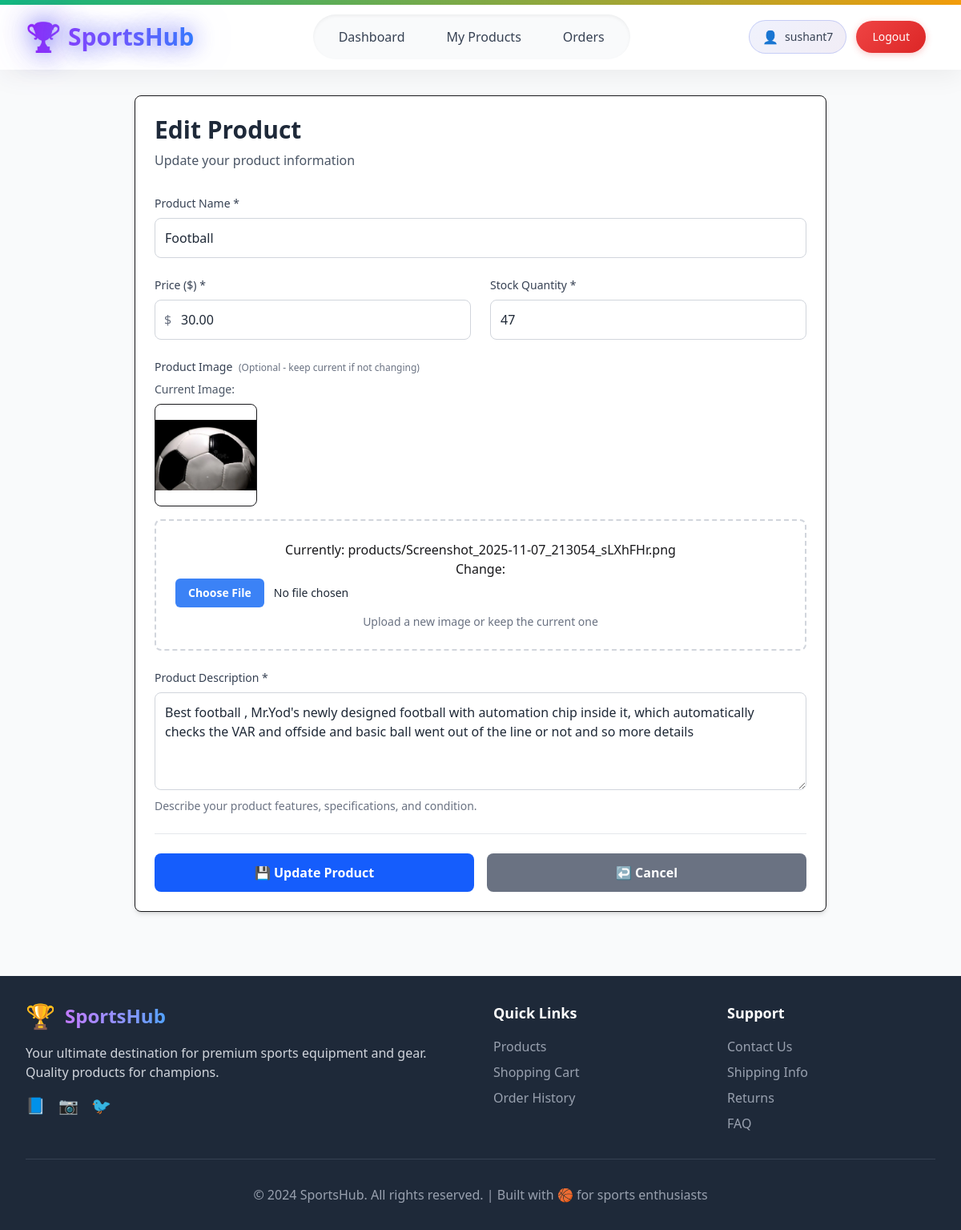
The page /seller/products/edit/7/ (signed in) on the database as committed earlier.
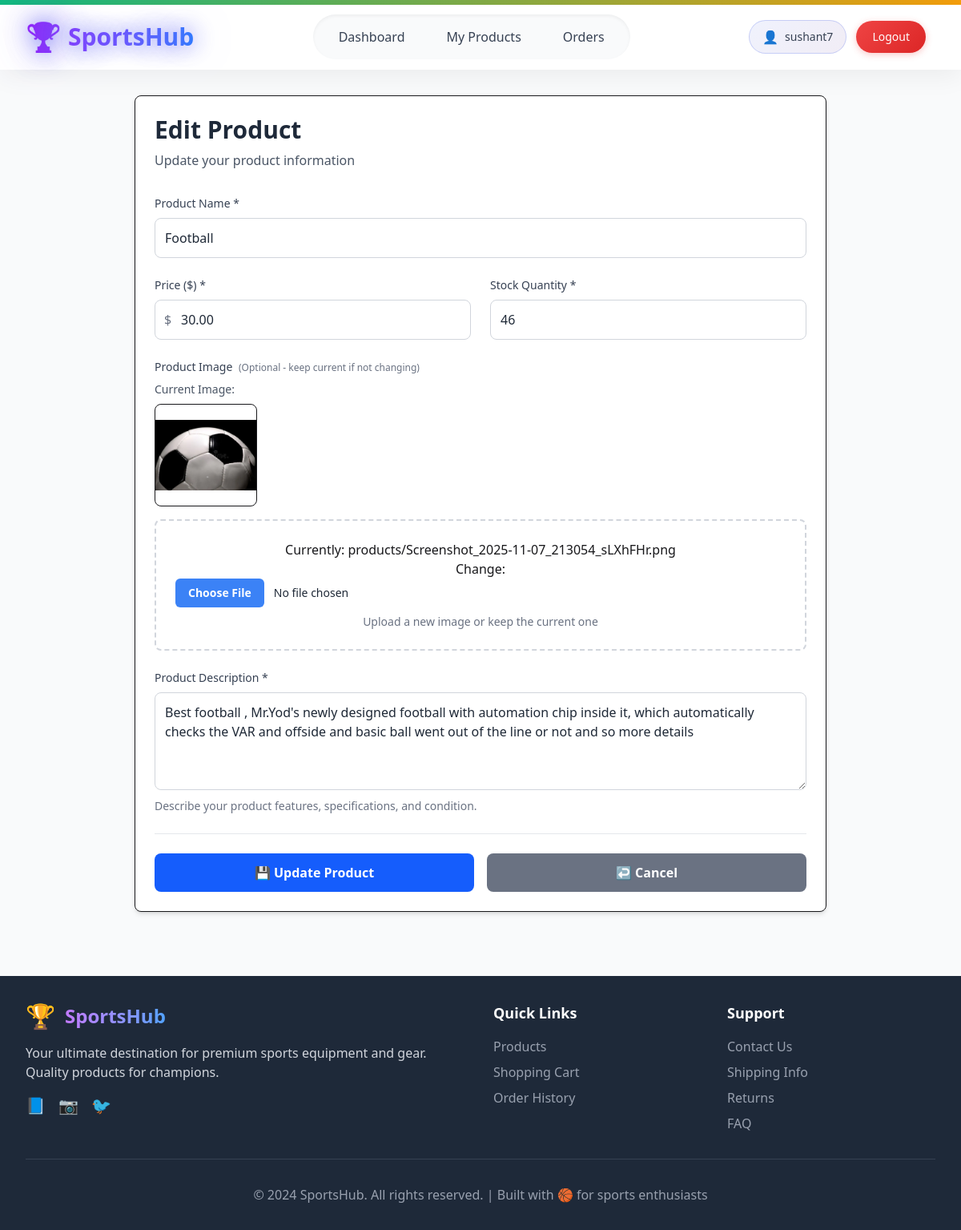
The same page on the database as committed later.
### shop/models.py (models this page shows, shortened)
class Product(models.Model):
    name = models.CharField(max_length=200)
    description = models.TextField()
    price = models.DecimalField(max_digits=10, decimal_places=2)
    image = models.ImageField(upload_to='products/')
    seller = models.ForeignKey(User, on_delete=models.CASCADE)
    stock_quantity = models.PositiveIntegerField(default=0)
    is_active = models.BooleanField(default=True)
    created_at = models.DateTimeField(auto_now_add=True)

### shop/views.py (the view)
# urls.py: path('products/edit/<int:product_id>/', views.edit_product, name='edit_product'),
@login_required
def edit_product(request, product_id):
    if not request.user.is_seller():
        messages.error(request, "Access denied. Seller account required.")
        return redirect('accounts:retail_admin_login')
    product = get_object_or_404(Product, id=product_id, seller=request.user)
    if request.method == 'POST':
        form = ProductForm(request.POST, request.FILES, instance=product)
        if form.is_valid():
            form.save()
            messages.success(request, f"Product '{product.name}' updated successfully!")
            return redirect('shop:product_list')
    else:
        form = ProductForm(instance=product)
    context = {
        'form': form,
        'product': product,
    }
    return render(request, 'shop/edit_product.html', context)

### accounts/models.py (called while the page is built)
    def is_buyer(self):
        return self.role == self.Roles.BUYER

    def is_seller(self):
        return self.role == self.Roles.SELLER

### shop/templates/shop/edit_product.html (shortened to what this page needs)
{% extends 'base.html' %}
{% load widget_tweaks %}
{% block content %}
<div class="max-w-4xl mx-auto px-4 py-8">
    <div class="bg-white rounded-lg shadow-md border p-6">
        <div class="mb-8">
            <h1 class="text-3xl font-bold text-gray-800 mb-2">Edit Product</h1>
            <p class="text-gray-600">Update your product information</p>
        </div>
        <form method="post" enctype="multipart/form-data" class="space-y-6">
            <div>
                <label for="{{ form.name.id_for_label }}" class="block text-sm font-medium text-gray-700 mb-2">
                    Product Name *
                </label>
                {{ form.name|add_class:"w-full p-3 border border-gray-300 rounded-lg focus:ring-2 focus:ring-blue-500 focus:border-blue-500 text-gray-900 bg-white" }}
            </div>
            <div class="grid grid-cols-1 md:grid-cols-2 gap-6">
                <div>
                    <label for="{{ form.price.id_for_label }}" class="block text-sm font-medium text-gray-700 mb-2">
                        Price ($) *
                    </label>
                    <div class="relative">
                        <div class="absolute inset-y-0 left-0 pl-3 flex items-center pointer-events-none">
                            <span class="text-gray-500">$</span>
                        </div>
                        {{ form.price|add_class:"w-full pl-8 p-3 border border-gray-300 rounded-lg focus:ring-2 focus:ring-blue-500 focus:border-blue-500 text-gray-900 bg-white" }}
                    </div>
                </div>
                <div>
                    <label for="{{ form.stock_quantity.id_for_label }}" class="block text-sm font-medium text-gray-700 mb-2">
                        Stock Quantity *
                    </label>
                    {{ form.stock_quantity|add_class:"w-full p-3 border border-gray-300 rounded-lg focus:ring-2 focus:ring-blue-500 focus:border-blue-500 text-gray-900 bg-white" }}
                </div>
            </div>
            <div>
                <label for="{{ form.image.id_for_label }}" class="block text-sm font-medium text-gray-700 mb-2">
                    Product Image
                    <span class="text-gray-500 text-xs ml-1">(Optional - keep current if not changing)</span>
                </label>
                {% if product.image %}
                <div class="mb-4">
                    <p class="text-sm text-gray-600 mb-2">Current Image:</p>
                    <img src="{{ product.image.url }}" alt="{{ product.name }}" class="h-32 w-32 object-contain border rounded-lg">
                </div>
                {% endif %}
                <div class="border-2 border-dashed border-gray-300 rounded-lg p-6 text-center hover:border-blue-400 transition-colors bg-white">
                    {{ form.image|add_class:"text-gray-900" }}
                    <p class="text-sm text-gray-500 mt-2">
                        Upload a new image or keep the current one
                    </p>
                </div>
            </div>
            <div>
                <label for="{{ form.description.id_for_label }}" class="block text-sm font-medium text-gray-700 mb-2">
                    Product Description *
                </label>
                {{ form.description|add_class:"w-full p-3 border border-gray-300 rounded-lg focus:ring-2 focus:ring-blue-500 focus:border-blue-500 text-gray-900 bg-white" }}
                <p class="text-sm text-gray-500 mt-1">Describe your product features, specifications, and condition.</p>
            </div>
            <div class="flex flex-col sm:flex-row gap-4 pt-6 border-t border-gray-200">
                <button type="submit"
                        class="bg-blue-600 text-white px-8 py-3 rounded-lg hover:bg-blue-700 transition-colors font-semibold flex-1">
                    💾 Update Product
                </button>
                <a href="{% url 'shop:product_list' %}"
                   class="bg-gray-500 text-white px-8 py-3 rounded-lg hover:bg-gray-600 transition-colors font-semibold text-center flex-1">
                    ↩️ Cancel
                </a>
            </div>
        </form>
    </div>
</div>
{% endblock %}

Rows that differ between the two databases and show on the page:
changed Product "Football": stock_quantity "47" → "46"
